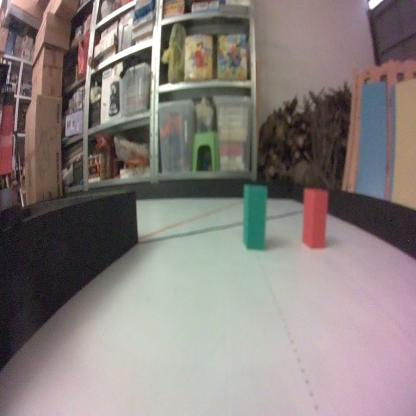
#> input picture yolo/obstacles/prepared/images/test/image_0067_jpg.rf.99dae2faf53b8df714ec012033166425.jpg, 416 x 416 px; its folder holds only this picture in this run
$ python -i pipeline.py   (imports and definitions only)
#> lines starting #> are read from the running program, lines starting #| are printed output that depends on the picture; after the words box and inside, x2 and y2 are one past the last pixel; in counts of white or black regions, pixels touching at a corner belong together
### software/raspberry_pi/src/vision/colors.py
"""Máscaras HSV y colores de referencia de la pista."""

from __future__ import annotations

import cv2
import numpy as np

RED_RGB, GREEN_RGB, MAGENTA_RGB = (238, 39, 55), (68, 214, 44), (255, 0, 255)


def cmyk_to_rgb(cmyk: tuple[int, int, int, int]) -> tuple[int, int, int]:
    c, m, y, k = (component / 100 for component in cmyk)
    return tuple(round(255 * (1 - component) * (1 - k)) for component in (c, m, y))


ORANGE_RGB = cmyk_to_rgb((0, 60, 100, 0))
BLUE_RGB = cmyk_to_rgb((100, 80, 0, 0))
GRAY_REFERENCE_CMYK = (0, 0, 0, 30)


def rgb_to_hsv(rgb: tuple[int, int, int]) -> np.ndarray:
    return cv2.cvtColor(np.uint8([[list(reversed(rgb))]]), cv2.COLOR_BGR2HSV)[0, 0]


# [8 lines left out: function color_mask, not called in this run]


def clean_mask(mask: np.ndarray, kernel_size: int = 3) -> np.ndarray:
    kernel = np.ones((kernel_size, kernel_size), np.uint8)
    return cv2.morphologyEx(cv2.morphologyEx(mask, cv2.MORPH_OPEN, kernel), cv2.MORPH_CLOSE, kernel)

### software/raspberry_pi/src/vision/detectors.py
"""Detectores OpenCV clásicos no relacionados con objetos YOLO.

La posición de ``obstacle`` y ``parking_wall`` no se calcula aquí: la fuente
de esas detecciones será exclusivamente el modelo YOLO/NCNN.
"""

from __future__ import annotations

import math
import cv2
import numpy as np

from .colors import clean_mask
from .types import Detection, LineGeometry


# [5 lines left out: function detect_lines, not called in this run]


def extract_line_geometry(lines: list[tuple[int, int, int, int]]) -> list[LineGeometry]:
    return [LineGeometry(x1, y1, x2, y2, (x1 + x2) / 2, (y1 + y2) / 2, float(math.hypot(x2 - x1, y2 - y1)), float(math.degrees(math.atan2(y2 - y1, x2 - x1)))) for x1, y1, x2, y2 in lines]


def detect_gray_reference_lines(frame_hsv: np.ndarray) -> list[tuple[int, int, int, int]]:
    return detect_lines(clean_mask(cv2.inRange(frame_hsv, np.array([0, 0, 125]), np.array([179, 35, 215]))))


def detect_black_track_wall(mask: np.ndarray, minimum_area: int) -> list[Detection]:
    """Localiza la franja horizontal negra que delimita la pista.

    No clasifica obstáculos: esta geometría se mantiene independiente de
    YOLO porque ``track_wall`` no es una de sus dos clases entrenadas.
    """
    frame_height, frame_width = mask.shape[:2]
    contours, _ = cv2.findContours(mask, cv2.RETR_EXTERNAL, cv2.CHAIN_APPROX_SIMPLE)
    candidates = []
    for contour in contours:
        area = cv2.contourArea(contour)
        if area < minimum_area:
            continue
        x, y, width, height = cv2.boundingRect(contour)
        if width < frame_width * 0.25 or height < 4:
            continue
        if y + height / 2 > frame_height * 0.88 or width / max(height, 1) < 1.5:
            continue
        candidates.append(Detection("track_wall", "black", (x, y, width, height), (x + width // 2, y + height // 2), area))
    if candidates:
        return [max(candidates, key=lambda item: item.area)]

    # Fallback para una pared parcialmente tapada: se busca una franja que
    # siga siendo oscura en una proporción amplia de la imagen. Mantiene el
    # comportamiento conservador si no existe ninguna fila candidata.
    dark_coverage = np.count_nonzero(mask, axis=1) / frame_width
    eligible_rows = np.flatnonzero(
        (dark_coverage >= 0.18)
        & (np.arange(frame_height) >= frame_height * 0.15)
        & (np.arange(frame_height) <= frame_height * 0.88)
    )
    if eligible_rows.size == 0:
        return []
    bottom = int(eligible_rows[-1])
    top = int(eligible_rows[0])
    return [Detection(
        "track_wall", "black", (0, top, frame_width, bottom - top + 1),
        (frame_width // 2, (top + bottom) // 2),
        float(frame_width * (bottom - top + 1)),
    )]

### software/raspberry_pi/src/vision/rendering.py
"""Renderizado de resultados y máscaras para depuración visual."""

from __future__ import annotations

import cv2
import numpy as np

from .config import DEFAULT_TUNING, copy_tuning
from .geometry import safe_zone_polygon
from .types import Detection, VisionConfig, VisionResult


def render_mask_views(black_mask: np.ndarray, blue_mask: np.ndarray, orange_mask: np.ndarray, track_walls: list[Detection]) -> tuple[np.ndarray, np.ndarray]:
    """Construye máscaras de depuración.

    ``wall_view`` es estrictamente binaria: 0 (negro) para el muro y todo lo
    que queda arriba de él; 255 (blanco) para el suelo bajo el borde inferior.
    Sin muro confirmado se mantiene toda negra, de forma conservadora.
    """
    traversability = np.zeros_like(black_mask)
    if track_walls:
        # Se sigue el borde inferior del muro por columna, no el máximo global
        # de su rectángulo. Así la separación blanco/negro conserva la forma
        # inclinada que realmente ve la cámara.
        wall = max(track_walls, key=lambda item: item.area)
        boundary = _track_wall_lower_boundary(black_mask, wall)
        for x, bottom in enumerate(boundary):
            traversability[min(bottom + 1, traversability.shape[0]):, x] = 255
    wall_view = traversability
    line_view = np.zeros((*black_mask.shape, 3), dtype=np.uint8)
    line_view[blue_mask > 0], line_view[orange_mask > 0] = (255, 0, 0), (0, 140, 255)
    return wall_view, line_view


def _track_wall_lower_boundary(black_mask: np.ndarray, wall: Detection) -> np.ndarray:
    """Devuelve el borde inferior del muro para cada columna de la imagen."""
    frame_height, frame_width = black_mask.shape
    x, y, width, height = wall.bounding_box
    x_start, x_end = max(0, x), min(frame_width, x + width)
    y_start, y_end = max(0, y), min(frame_height, y + height)
    boundary = np.full(frame_width, np.nan, dtype=np.float32)

    for column in range(x_start, x_end):
        dark_rows = np.flatnonzero(black_mask[y_start:y_end, column] > 0)
        if dark_rows.size:
            boundary[column] = y_start + dark_rows[-1]

    valid_columns = np.flatnonzero(~np.isnan(boundary))
    if valid_columns.size == 0:
        # La detección ya fue confirmada; usar su borde inferior solo como
        # fallback ante una máscara vacía inesperada.
        return np.full(frame_width, min(y_end - 1, frame_height - 1), dtype=np.int32)

    # Interpola huecos pequeños y prolonga los extremos para que toda la
    # imagen mantenga la misma frontera de transitabilidad.
    columns = np.arange(frame_width)
    return np.rint(np.interp(columns, valid_columns, boundary[valid_columns])).astype(np.int32)


# [29 lines left out: function draw_result, not called in this run]

### software/raspberry_pi/src/vision/config.py
"""Configuración persistente y constantes de visión."""

from __future__ import annotations

import json
import threading
from pathlib import Path

TRACK_MAT_SIZE_MM = (3200, 3200)
TRACK_INTERIOR_SIZE_MM = (3000, 3000)
OUTER_AND_INNER_WALL_HEIGHT_MM = 100
TRACK_LINE_WIDTH_MM = 20
START_ZONE_SIZE_MM = (200, 500)
SIGN_SEAT_SIZE_MM = (50, 50)
OBSTACLE_DIMENSIONS_MM = (50, 50, 100)
MAX_OBSTACLES_PER_COLOR = 7
PARKING_DELIMITER_DIMENSIONS_MM = (200, 20, 100)
TUNING_PATH = Path(__file__).resolve().parents[4] / "config" / "vision_tuning.json"
MODEL_PATH = (
    Path(__file__).resolve().parents[4]
    / "yolo/obstacles/models/wro_obstacle_detector_ncnn_model"
)
CAMERA_CALIBRATION_PATH = Path(__file__).resolve().parents[4] / "config" / "camera_calibration.json"

DEFAULT_TUNING = {
    "safe_distance_mm": 200,
    "safe_zone_top_ratio": 0.68,
    "black_wall_threshold": 65,
    "colors": {
        "red": {"hue_tolerance": 10, "minimum_saturation": 80, "minimum_value": 80},
        "green": {"hue_tolerance": 35, "minimum_saturation": 20, "minimum_value": 15},
        "blue": {"hue_tolerance": 18, "minimum_saturation": 60, "minimum_value": 50},
        "orange": {"hue_tolerance": 15, "minimum_saturation": 70, "minimum_value": 50},
        "magenta": {"hue_tolerance": 15, "minimum_saturation": 80, "minimum_value": 70},
    },
}


def copy_tuning(value: dict) -> dict:
    return json.loads(json.dumps(value))


class TuningState:
    """Valores ajustables desde el panel web, persistidos en JSON."""

    # [39 lines left out: functions __init__, _load, _merge, _clamp, not called in this run]

    def snapshot(self) -> dict:
        with self.lock:
            return copy_tuning(self.values)

    # [13 lines left out: function update, not called in this run]

### software/raspberry_pi/src/vision/geometry.py
"""Proyección de la zona de seguridad sobre la imagen."""

from __future__ import annotations

import math
import numpy as np


def safe_zone_polygon(frame_shape: tuple[int, ...], tuning: dict, calibration=None, vehicle_width_cm: float = 14.6, vehicle_length_cm: float = 21.15) -> np.ndarray:
    height, width = frame_shape[:2]
    if calibration is None:
        top_y = int(height * tuning["safe_zone_top_ratio"])
        return np.array([[0, height - 1], [width - 1, height - 1], [int(width * .82), top_y], [int(width * .18), top_y]], dtype=np.int32)
    safe_distance = max(vehicle_length_cm / 2 + 1, float(tuning["safe_distance_mm"]) / 10)
    # [5 lines left out: function ground_to_pixel, not called in this run]
    half_width = vehicle_width_cm / 2
    near = vehicle_length_cm / 2
    return np.array([ground_to_pixel(near, -half_width), ground_to_pixel(near, half_width), ground_to_pixel(safe_distance, half_width), ground_to_pixel(safe_distance, -half_width)], dtype=np.int32)

### software/raspberry_pi/src/vision/pipeline.py
"""Orquestación de las detecciones clásicas por frame."""

from __future__ import annotations

import cv2
import numpy as np

from .colors import BLUE_RGB, ORANGE_RGB, clean_mask, color_mask
from .config import DEFAULT_TUNING, copy_tuning
from .detectors import detect_black_track_wall, detect_gray_reference_lines, detect_lines, extract_line_geometry
from .geometry import safe_zone_polygon
from .ground_projection import GroundProjection
from .rendering import render_mask_views
from .types import Detection, VisionConfig, VisionResult
from .wall_projection import project_wall_boundary


def analyze_frame(frame: np.ndarray, config: VisionConfig | None = None, tuning: dict | None = None, yolo_detections: tuple[list[Detection], list[Detection]] | None = None, ground_projection: GroundProjection | None = None) -> VisionResult:
    config, tuning = config or VisionConfig(), tuning or copy_tuning(DEFAULT_TUNING)
    hsv = cv2.cvtColor(frame, cv2.COLOR_BGR2HSV)
    if config.detect_track_lines:
        masks = {
            color: clean_mask(color_mask(hsv, rgb, **tuning["colors"][color]))
            for color, rgb in {"blue": BLUE_RGB, "orange": ORANGE_RGB}.items()
        }
        blue_lines, orange_lines = detect_lines(masks["blue"]), detect_lines(masks["orange"])
    else:
        # No ejecutar HSV/Hough para azul o naranja durante la validación YOLO.
        masks = {"blue": np.zeros(frame.shape[:2], dtype=np.uint8), "orange": np.zeros(frame.shape[:2], dtype=np.uint8)}
        blue_lines, orange_lines = [], []
    black_mask = clean_mask(cv2.inRange(cv2.cvtColor(frame, cv2.COLOR_BGR2GRAY), 0, tuning["black_wall_threshold"]))
    obstacles, parking_walls = yolo_detections or ([], [])
    if ground_projection is not None:
        obstacles = [ground_projection.project(item, frame.shape) for item in obstacles]
    # Los pilares pueden ser tan oscuros que se fusionan con la pared en la
    # máscara monocromática. YOLO ya confirmó que no son pared de pista, así
    # que se excluyen antes de buscar el borde horizontal transitable.
    for item in obstacles + parking_walls:
        x, y, width, height = item.bounding_box
        cv2.rectangle(black_mask, (x, y), (x + width, y + height), 0, thickness=-1)
    track_walls = detect_black_track_wall(black_mask, config.black_wall_minimum_area)
    # La máscara de transitabilidad se deriva únicamente del muro negro de la
    # pista. Un parking wall magenta no convierte el suelo de la pista en muro.
    wall_mask, line_mask = render_mask_views(black_mask, masks["blue"], masks["orange"], track_walls)
    wall_ground_points = (
        project_wall_boundary(wall_mask, ground_projection, config.wall_projection_points)
        if ground_projection is not None
        else []
    )
    return VisionResult(blue_lines, orange_lines, extract_line_geometry(blue_lines), extract_line_geometry(orange_lines), detect_gray_reference_lines(hsv) if config.show_gray_reference_lines else [], obstacles, parking_walls, track_walls, wall_ground_points, [], safe_zone_polygon(frame.shape, tuning), wall_mask, line_mask)

>>> import cv2
>>> picture = cv2.imread('../../../../yolo/obstacles/prepared/images/test/image_0067_jpg.rf.99dae2faf53b8df714ec012033166425.jpg')
#> picture is the input picture: shape (416, 416, 3); mean B, G, R 123.7, 126.4, 135.1
>>> result = analyze_frame(picture)
#> in analyze_frame, `hsv = cv2.cvtColor(frame, cv2.COLOR_BGR2HSV)`: hsv: shape (416, 416, 3); mean H, S, V 74.6, 40.2, 138.7
#> in clean_mask, `return cv2.morphologyEx(cv2.morphologyEx(mask, cv2.MORPH_OPEN, kernel)..`:
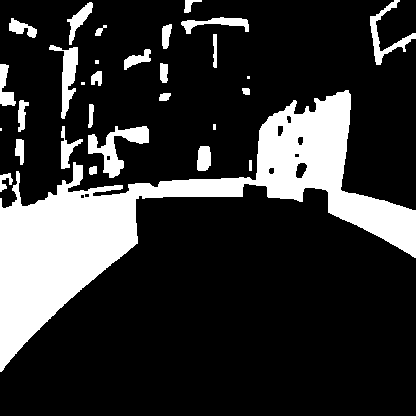
#> returned value: shape (416, 416); 20% white; 30 white regions (5 under 20 px)
#> in detect_black_track_wall, `contours, _ = cv2.findContours(mask, cv2.RETR_EXTERNAL, cv2.CHAIN_APPR..`: contours = 30 contours, 5 with area under 20; largest, box (x1, y1, x2, y2) and area: (0, 90, 416, 372) 27322, (88, 126, 149, 178) 1086, (49, 45, 78, 119) 712, (370, 0, 416, 65) 564, (181, 17, 249, 34) 402
#> the loop in detect_black_track_wall, `for contour in contours:` made 30 passes
#> area on passes 1, 2, 5, 10, 11, 12, 14, 17, 19, 21, 23, 24: 92, 48, 144, 76.5, 169.5, 61.5, 36.5, 101, 119, 221.5, 86.5, 41.5
#> (area, x, y, width, height) on passes 4, 7, 8, 13, 18, 22: (273.5, 197, 146, 14, 25), (1085.5, 88, 126, 61, 52), (288, 61, 126, 22, 43), (27322, 0, 90, 416, 282), (308, 0, 64, 16, 42), (712.5, 49, 45, 29, 74)
#> after the loop in detect_black_track_wall, `for contour in contours:`: candidates = []
#> in detect_black_track_wall, `dark_coverage = np.count_nonzero(mask, axis=1) / frame_width`: dark_coverage = 416 values, max 0.637 at index 196, min 0 at index 372, mean 0.2
#> in detect_black_track_wall, `eligible_rows = np.flatnonzero( (dark_coverage >= 0.18) & (np.arange(f..`: eligible_rows = 185 values from 104 to 295
#> in detect_black_track_wall, `bottom = int(eligible_rows[-1])`: bottom = 295
#> in detect_black_track_wall, `top = int(eligible_rows[0])`: top = 104
#> in analyze_frame, `track_walls = detect_black_track_wall(black_mask, config.black_wall_mi..`: track_walls = 1 item
#> after the loop in _track_wall_lower_boundary, `for column in range(x_start, x_end):`: boundary = 416 values, max 295 at index 0, min 183 at index 244, mean 231.7
#> in _track_wall_lower_boundary, `valid_columns = np.flatnonzero(~np.isnan(boundary))`: valid_columns = 416 values from 0 to 415
#> after the loop in render_mask_views, `for x, bottom in enumerate(boundary):`:
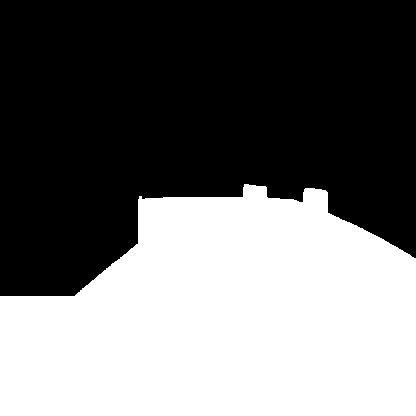
#> traversability: shape (416, 416); 44.1% white; 1 white region, box (x1, y1, x2, y2) and area: (0, 184, 416, 416) 76250
#> in analyze_frame, `wall_mask, line_mask = render_mask_views(black_mask, masks["blue"], ma..`: line_mask: shape (416, 416, 3); every value is 0
#> in analyze_frame, `wall_ground_points = ( project_wall_boundary(wall_mask, ground_project..`: wall_ground_points = []

$ run again, on yolo/obstacles/prepared/images/test/image_0083_jpg.rf.573e87d355b41a88def604a9e5b35814.jpg
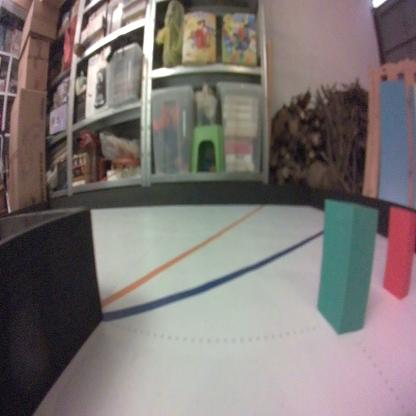
#> input picture yolo/obstacles/prepared/images/test/image_0083_jpg.rf.573e87d355b41a88def604a9e5b35814.jpg, 416 x 416 px
#> picture is the input picture: shape (416, 416, 3); mean B, G, R 115.8, 117.7, 125.4
#> hsv: shape (416, 416, 3); mean H, S, V 74.2, 42.8, 129.8
#> in clean_mask, `return cv2.morphologyEx(cv2.morphologyEx(mask, cv2.MORPH_OPEN, kernel)..`:
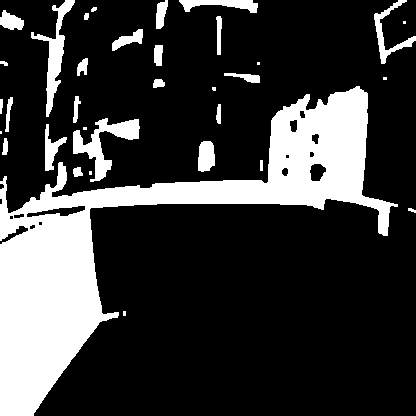
#> returned value: shape (416, 416); 22.6% white; 34 white regions (8 under 20 px)
#> contours = 34 contours, 11 with area under 20; largest, box (x1, y1, x2, y2) and area: (0, 86, 398, 416) 31872, (73, 118, 140, 182) 1311, (31, 0, 75, 117) 1084, (374, 0, 416, 64) 509, (179, 0, 258, 13) 484
#> the loop in detect_black_track_wall, `for contour in contours:` made 34 passes
#> area on passes 4, 7, 12, 13, 14, 15, 18, 20: 60, 57, 59, 22.5, 95, 87, 70, 148.5
#> after the loop in detect_black_track_wall, `for contour in contours:`: candidates = []
#> dark_coverage = 416 values, max 0.832 at index 198, min 0.0457 at index 30, mean 0.226
#> eligible_rows = 249 values from 101 to 356
#> in detect_black_track_wall, `bottom = int(eligible_rows[-1])`: bottom = 356
#> top = 101
#> track_walls = 1 item
#> valid_columns = 406 values from 0 to 415
#> boundary = 416 values, max 356 at index 0, min 198 at index 326, mean 246.2
#> after the loop in render_mask_views, `for x, bottom in enumerate(boundary):`:
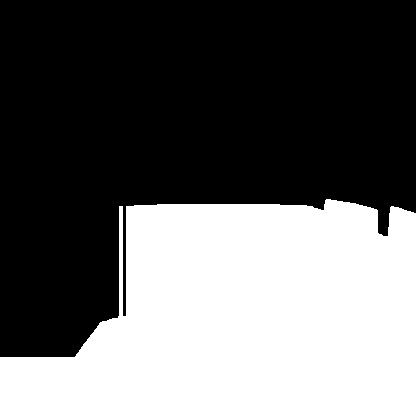
#> traversability: shape (416, 416); 40.6% white; 1 white region, box (x1, y1, x2, y2) and area: (0, 199, 416, 416) 70221
#> line_mask: shape (416, 416, 3); every value is 0
#> wall_ground_points = []

$ run again, on yolo/obstacles/prepared/images/test/image_0095_jpg.rf.5dcadedc17e2c6139e7197d885b86682.jpg
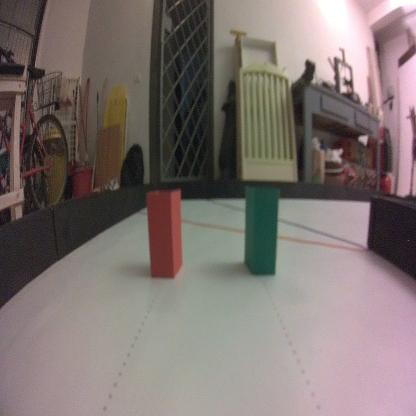
#> input picture yolo/obstacles/prepared/images/test/image_0095_jpg.rf.5dcadedc17e2c6139e7197d885b86682.jpg, 416 x 416 px
#> picture is the input picture: shape (416, 416, 3); mean B, G, R 112.3, 115.3, 126.2
#> hsv: shape (416, 416, 3); mean H, S, V 67.4, 41.3, 127.6
#> in clean_mask, `return cv2.morphologyEx(cv2.morphologyEx(mask, cv2.MORPH_OPEN, kernel)..`:
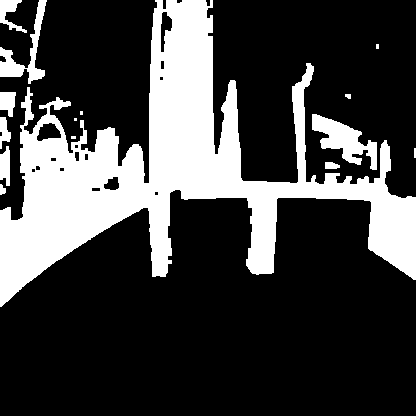
#> returned value: shape (416, 416); 25.8% white; 15 white regions (4 under 20 px)
#> contours = 15 contours, 6 with area under 20; largest, box (x1, y1, x2, y2) and area: (0, 0, 416, 307) 39959, (312, 114, 377, 170) 1462, (0, 0, 47, 84) 960, (0, 0, 27, 33) 311, (0, 92, 16, 117) 266
#> the loop in detect_black_track_wall, `for contour in contours:` made 15 passes
#> (area, x, y, width, height) on passes 4, 8, 11, 13, 14, 15: (264.5, 0, 146, 10, 40), (1461.5, 312, 114, 65, 56), (265.5, 0, 92, 16, 25), (39959, 0, 0, 416, 307), (959.5, 0, 0, 47, 84), (311, 0, 0, 27, 33)
#> after the loop in detect_black_track_wall, `for contour in contours:`: candidates = []
#> dark_coverage = 416 values, max 0.904 at index 197, min 0 at index 307, mean 0.258
#> eligible_rows = 211 values from 63 to 273
#> in detect_black_track_wall, `bottom = int(eligible_rows[-1])`: bottom = 273
#> top = 63
#> track_walls = 1 item
#> after the loop in _track_wall_lower_boundary, `for column in range(x_start, x_end):`: boundary = 416 values, max 273 at index 0, min 189 at index 175, mean 231.7
#> valid_columns = 416 values from 0 to 415
#> the loop in render_mask_views, `for x, bottom in enumerate(boundary):` made 416 passes
#> bottom on passes 1 to 3: 273, 273, 273
#> after the loop in render_mask_views, `for x, bottom in enumerate(boundary):`:
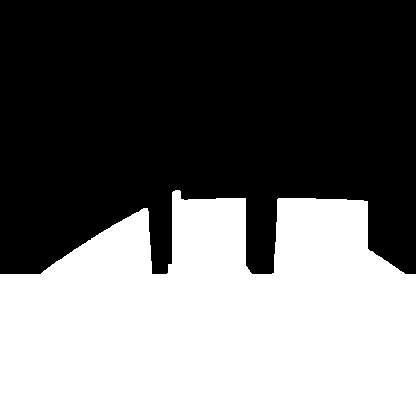
#> traversability: shape (416, 416); 44.1% white; 1 white region, box (x1, y1, x2, y2) and area: (0, 190, 416, 416) 76256
#> line_mask: shape (416, 416, 3); every value is 0
#> wall_ground_points = []
